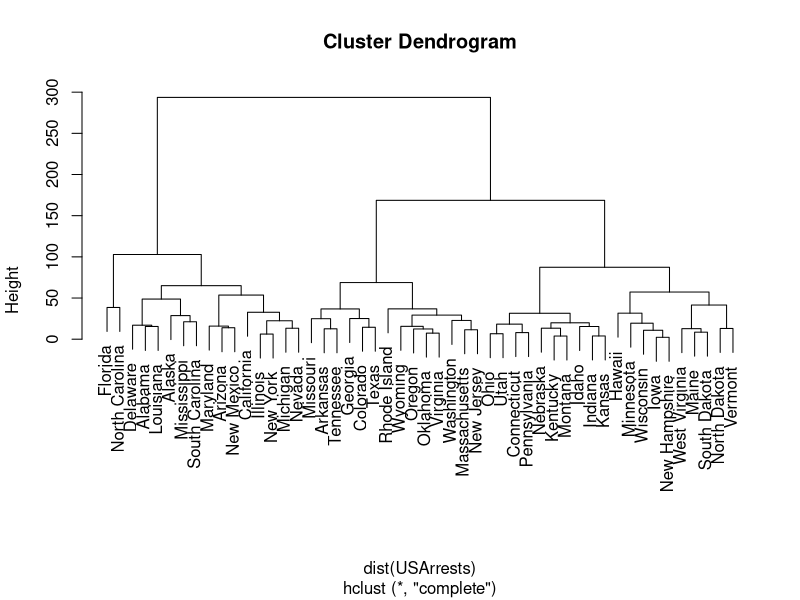
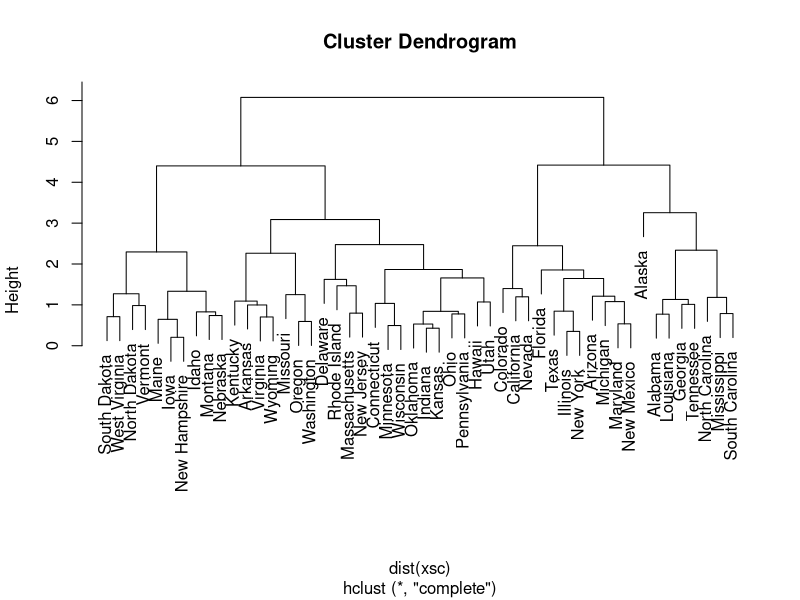

Write R code to recreate these figures, in order.
## ---- chunk 1
knitr::opts_chunk$set(echo = TRUE)
## ---- chunk 2
summary(USArrests)
str(USArrests)
## ---- chunk 3
hc.complete=hclust(dist(USArrests),method="complete")
plot(hc.complete)
## ---- chunk 4
cutree(hc.complete,3)
## ---- chunk 5
xsc=scale(USArrests)
plot(hclust(dist(xsc),method="complete"))
